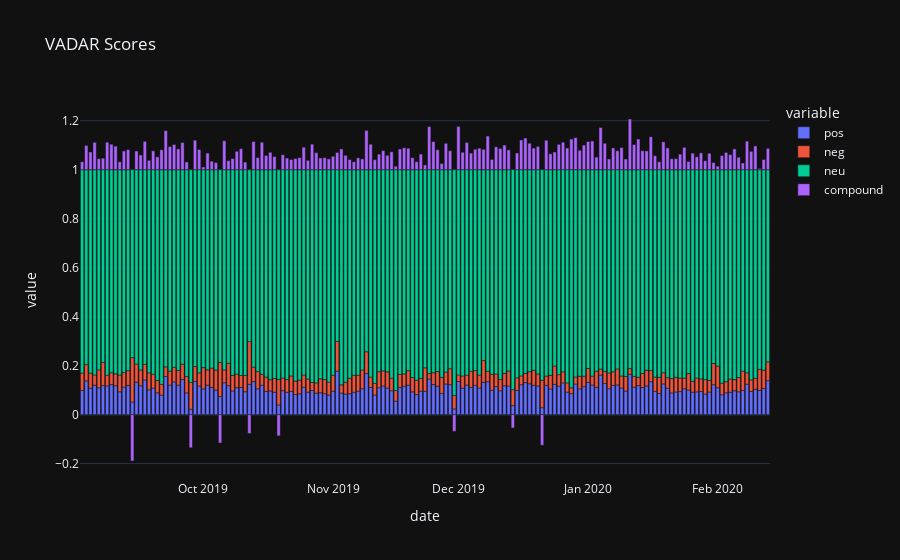

Write notebook code for a chart like this one.
### Code cell
import plotly.express as px
fig = px.bar(ms3, x='date', y=['pos','neg','neu','compound'],
    labels=dict(x="date", y="Score"), title='VADAR Scores',template='plotly_dark'
)
fig.show()

### Figure 1 — Plotly figure (JSON) as saved in the notebook; plotly's stock layout.template omitted (floating-point values rounded to 4 significant figures; data arrays with more than 128 entries replaced by an {"elided": "..."} marker saying what was removed)
{"data": [{"alignmentgroup": "True", "hovertemplate": "variable=pos<br>date=%{x}<br>value=%{y}<extra></extra>", "legendgroup": "pos", "marker": {"color": "#636efa"}, "name": "pos", "offsetgroup": "pos", "orientation": "v", "showlegend": true, "textposition": "auto", "type": "bar", "x": {"elided": "165 str values"}, "xaxis": "x", "y": {"elided": "165 float values"}, "yaxis": "y"}, {"alignmentgroup": "True", "hovertemplate": "variable=neg<br>date=%{x}<br>value=%{y}<extra></extra>", "legendgroup": "neg", "marker": {"color": "#EF553B"}, "name": "neg", "offsetgroup": "neg", "orientation": "v", "showlegend": true, "textposition": "auto", "type": "bar", "x": {"elided": "165 str values"}, "xaxis": "x", "y": {"elided": "165 float values"}, "yaxis": "y"}, {"alignmentgroup": "True", "hovertemplate": "variable=neu<br>date=%{x}<br>value=%{y}<extra></extra>", "legendgroup": "neu", "marker": {"color": "#00cc96"}, "name": "neu", "offsetgroup": "neu", "orientation": "v", "showlegend": true, "textposition": "auto", "type": "bar", "x": {"elided": "165 str values"}, "xaxis": "x", "y": {"elided": "165 float values"}, "yaxis": "y"}, {"alignmentgroup": "True", "hovertemplate": "variable=compound<br>date=%{x}<br>value=%{y}<extra></extra>", "legendgroup": "compound", "marker": {"color": "#ab63fa"}, "name": "compound", "offsetgroup": "compound", "orientation": "v", "showlegend": true, "textposition": "auto", "type": "bar", "x": {"elided": "165 str values"}, "xaxis": "x", "y": {"elided": "165 float values"}, "yaxis": "y"}], "layout": {"barmode": "relative", "legend": {"title": {"text": "variable"}, "tracegroupgap": 0}, "title": {"text": "VADAR Scores"}, "xaxis": {"anchor": "y", "domain": [0, 1], "title": {"text": "date"}}, "yaxis": {"anchor": "x", "domain": [0, 1], "title": {"text": "value"}}}}
